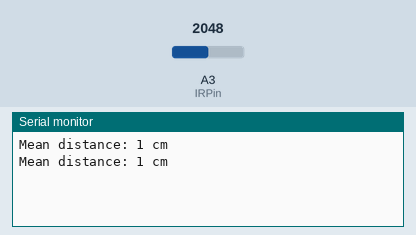
Simulated run of this sketch. Board: Particle Photon. Parts: the last lines printed to the serial monitor. Inputs (shaded band) come from the test bench; at power-on: A3 (IRPin) = 2048.

Above: at 1.2 s.
1.3 s: A3 (IRPin) set to 1228
At 2.6 s:
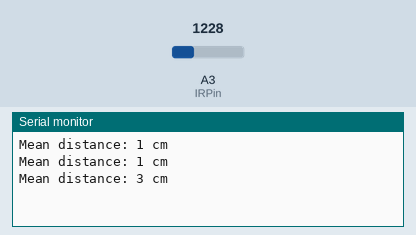
2.8 s: A3 (IRPin) set to 491
At 3.8 s:
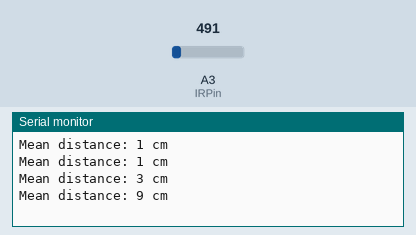
Timing chart, 0 to 5.8 s (numbered marks = the images above; inputs shaded):
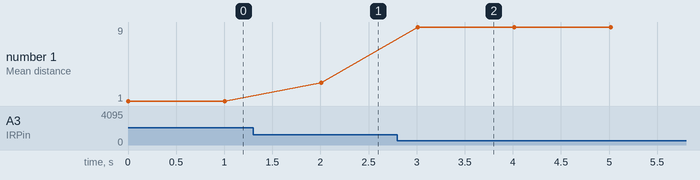

The sketch:

IR_SensorLab_Distance1.ino.ino
```cpp
/*SHARP GP2Y0A21YK0F IR distance sensor with Arduino and SharpIR library example code. More info: https://www.makerguides.com */
// Include the library:
#include <SharpIR.h>
// Define model and input pin:
#define IRPin A3
#define model 1080
// Create variable to store the distance:
int distance_cm;
/* Model :
  GP2Y0A02YK0F --> 20150
  GP2Y0A21YK0F --> 1080
  GP2Y0A710K0F --> 100500
  GP2YA41SK0F --> 430
*/
// Create a new instance of the SharpIR class:
SharpIR mySensor = SharpIR(IRPin, model);
void setup() {
  // Begin serial communication at a baudrate of 9600:
  Serial.begin(9600);
}
void loop() {
  // Get a distance measurement and store it as distance_cm:
  distance_cm = mySensor.distance();
  // Print the measured distance to the serial monitor:
  Serial.print("Mean distance: ");
  Serial.print(distance_cm);
  Serial.println(" cm");
  delay(1000);
}
```

SharpIR.h
```cpp
/*
	SharpIR

	Arduino library for retrieving distance (in cm) from the analog GP2Y0A21Y and GP2Y0A02YK

	From an original version of Dr. Marcal Casas-Cartagena (marcal.casas@gmail.com)

    Version : 1.0 : Guillaume Rico

	https://github.com/guillaume-rico/SharpIR

*/

#ifndef SharpIR_h
#define SharpIR_h

#define NB_SAMPLE 25

#ifdef ARDUINO
  #include "Arduino.h"
#elif defined(SPARK)
  #include "Particle.h"
#endif

class SharpIR
{
  public:

    SharpIR (int irPin, long sensorModel);
    int distance();

  private:

    void sort(int a[], int size);

    int _irPin;
    long _model;
};

#endif
```

Measured:
- after the input at 1.3 s, the serial monitor: prints a new line after 0.71 s (image 1)
- after the input at 2.8 s, the serial monitor: prints a new line after 0.21 s (image 2)
- plotted number 1: 1 → 3 after the input at 1.3 s, 3 → 9 after the input at 2.8 s
